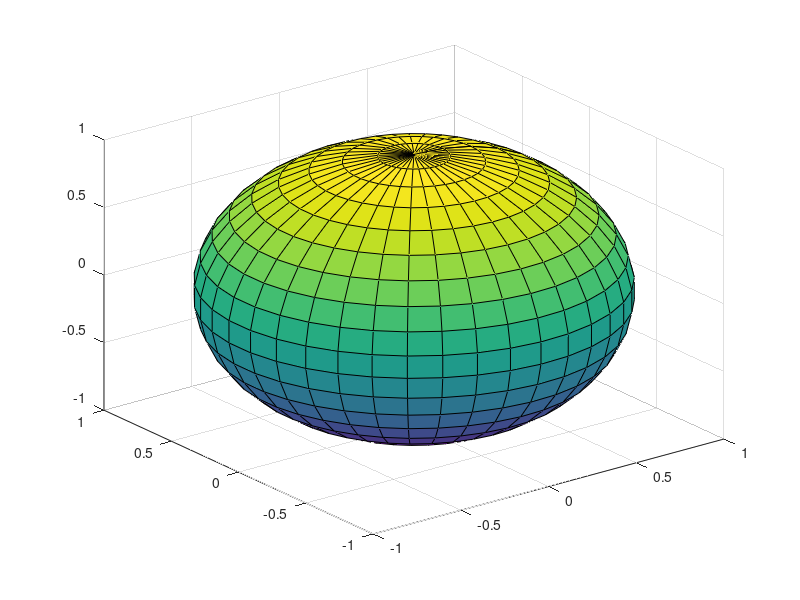

Source code (MATLAB): (Note: this script raises an error after producing the figure.)
clear all;
clc;

R = 1;
Nt = 20;
Np = 40;
theta = linspace(0,pi,Nt);
phi = linspace(0,2*pi,Np);
[theta,Phi] = meshgrid(theta,phi);
X = R.*sin(theta).*cos(Phi);
Y = R.*sin(theta).*sin(Phi);
Z = R.*cos(theta);
surf(X,Y,Z);
hold on;
cameratoolbar;
colormap('oropepita');
%shading default;
material metal;
grid on;
axis off;
axis equal;
title('Oropepita, Italo Garleni');
hold off;